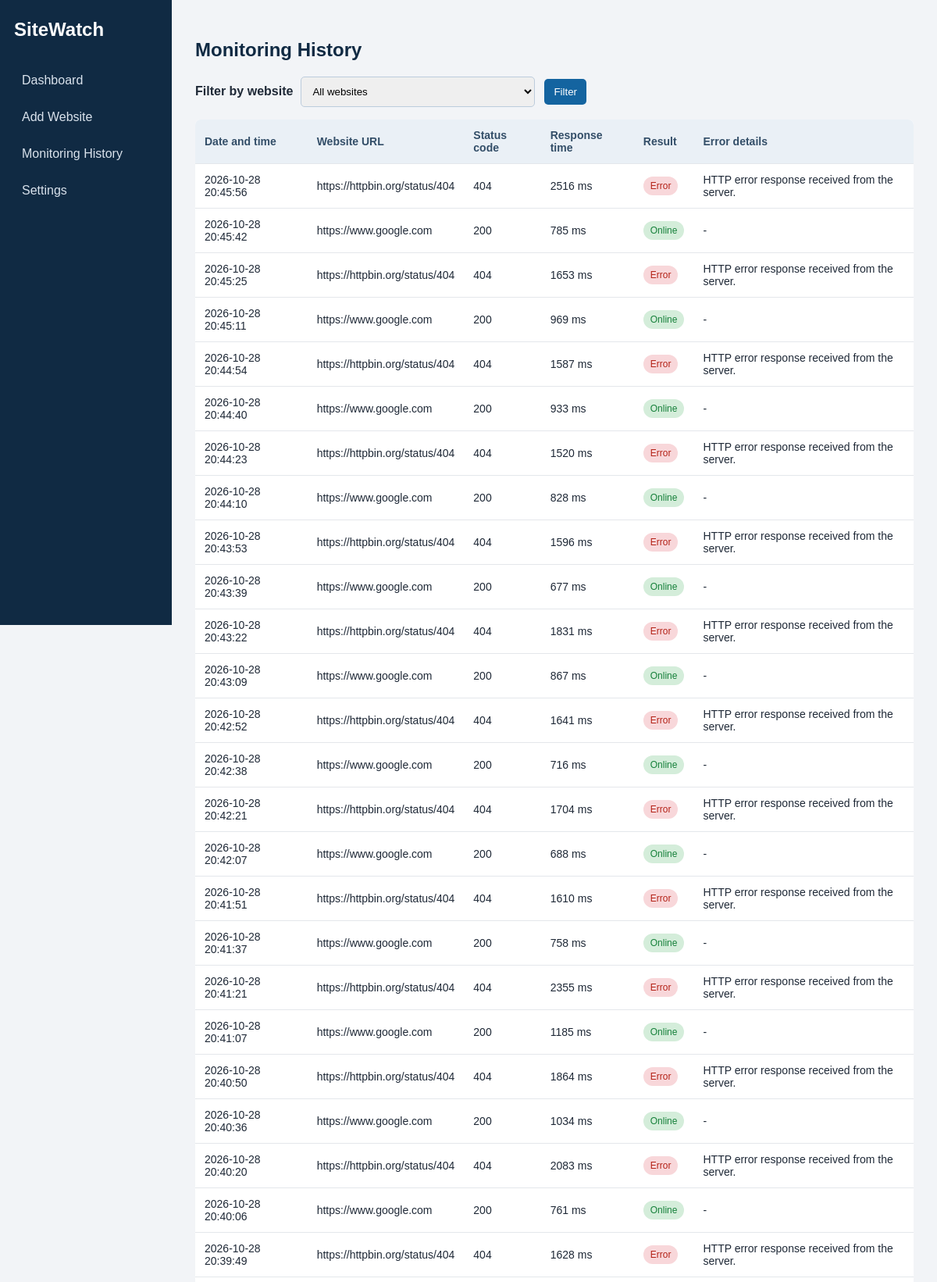
The app's page /history (upper part) with its own data.
### tables this page shows
CREATE TABLE MonitoringHistory (
            id INTEGER PRIMARY KEY AUTOINCREMENT,
            website_id INTEGER NOT NULL,
            status_code INTEGER,
            response_time INTEGER NOT NULL,
            result TEXT NOT NULL,
            checked_at TEXT NOT NULL,
            error_message TEXT,
            FOREIGN KEY (website_id) REFERENCES Websites(id) ON DELETE CASCADE
        );

CREATE TABLE Websites (
            id INTEGER PRIMARY KEY AUTOINCREMENT,
            url TEXT UNIQUE NOT NULL,
            interval_seconds INTEGER NOT NULL,
            created_at TEXT NOT NULL
        );

### app.py (the view)
@app.route("/history")
def history():
    website_id = request.args.get("website_id", "")
    connection = get_db()
    websites = connection.execute("SELECT id, url FROM Websites ORDER BY url").fetchall()
    if website_id:
        records = connection.execute("""
            SELECT h.*, w.url FROM MonitoringHistory h
            JOIN Websites w ON w.id = h.website_id
            WHERE h.website_id = ? ORDER BY h.checked_at DESC, h.id DESC
        """, (website_id,)).fetchall()
    else:
        records = connection.execute("""
            SELECT h.*, w.url FROM MonitoringHistory h
            JOIN Websites w ON w.id = h.website_id
            ORDER BY h.checked_at DESC, h.id DESC
        """).fetchall()
    connection.close()
    return render_template("history.html", records=records, websites=websites, selected=website_id)

### app.py (called while the page is built)
def get_db():
    connection = sqlite3.connect(DB_NAME)
    connection.row_factory = sqlite3.Row
    connection.execute("PRAGMA foreign_keys = ON")
    return connection

### templates/history.html (shortened to what this page needs)
{% extends "base.html" %}
{% block content %}
<h2>Monitoring History</h2>
<form class="filter-form" method="get">
    <label for="website_id">Filter by website</label>
    <select id="website_id" name="website_id">
        <option value="">All websites</option>
    </select>
    <button class="button" type="submit">Filter</button>
</form>
{% if records %}
<div class="table-wrap">
<table>
    <thead><tr><th>Date and time</th><th>Website URL</th><th>Status code</th><th>Response time</th><th>Result</th><th>Error details</th></tr></thead>
    <tbody>
    {% for row in records %}
    <tr>
        <td>{{ row.checked_at }}</td><td>{{ row.url }}</td>
        <td>{{ row.status_code if row.status_code is not none else '-' }}</td>
        <td>{{ row.response_time }} ms</td>
        <td><span class="badge {{ 'online' if row.result == 'Online' else 'failed' }}">{{ row.result }}</span></td>
        <td>{{ row.error_message if row.error_message else '-' }}</td>
    </tr>
    {% endfor %}
    </tbody>
</table>
</div>
{% else %}
<p class="empty">No monitoring history is available.</p>
{% endif %}
{% endblock %}

### static/style.css (style rules this page uses)
* { box-sizing: border-box; }
body { margin: 0; font-family: Arial, Helvetica, sans-serif; background: #f2f4f7; color: #1f2937; }
h2, h3 { color: #102a43; }
.table-wrap { overflow-x: auto; background: white; border-radius: 7px; }
table { width: 100%; border-collapse: collapse; }
th { background: #eaf0f6; text-align: left; color: #334e68; }
th, td { padding: 12px; border-bottom: 1px solid #e4e7eb; font-size: 14px; }
.badge { display: inline-block; padding: 5px 9px; border-radius: 12px; font-size: 12px; background: #d9e2ec; color: #334e68; }
.badge.online { background: #d4edda; color: #16803a; }
.badge.failed { background: #f8d7da; color: #b42318; }
.button { border: 0; border-radius: 5px; background: #1464a0; color: white; padding: 9px 12px; cursor: pointer; text-decoration: none; margin: 2px; }
label { display: block; margin: 12px 0 6px; font-weight: bold; }
input, select { width: 100%; max-width: 500px; padding: 10px; border: 1px solid #bcccdc; border-radius: 5px; margin-bottom: 12px; }
.filter-form { display: flex; align-items: center; gap: 10px; margin-bottom: 16px; }
.filter-form label { margin: 0; }
.filter-form select { width: 300px; margin: 0; }

### records on screen
MonitoringHistory: checked_at "2026-10-28 20:45:56", url "https://httpbin.org/status/404", status_code "404", response_time "2516", result "Error", error_message "HTTP error response received from the server."
MonitoringHistory: checked_at "2026-10-28 20:45:42", url "https://www.google.com", status_code "200", response_time "785", result "Online", error_message "-"
MonitoringHistory: checked_at "2026-10-28 20:45:25", url "https://httpbin.org/status/404", status_code "404", response_time "1653", result "Error", error_message "HTTP error response received from the server."
MonitoringHistory: checked_at "2026-10-28 20:45:11", url "https://www.google.com", status_code "200", response_time "969", result "Online", error_message "-"
MonitoringHistory: checked_at "2026-10-28 20:44:54", url "https://httpbin.org/status/404", status_code "404", response_time "1587", result "Error", error_message "HTTP error response received from the server."
MonitoringHistory: checked_at "2026-10-28 20:44:40", url "https://www.google.com", status_code "200", response_time "933", result "Online", error_message "-"
MonitoringHistory: checked_at "2026-10-28 20:44:23", url "https://httpbin.org/status/404", status_code "404", response_time "1520", result "Error", error_message "HTTP error response received from the server."
MonitoringHistory: checked_at "2026-10-28 20:44:10", url "https://www.google.com", status_code "200", response_time "828", result "Online", error_message "-"
MonitoringHistory: checked_at "2026-10-28 20:43:53", url "https://httpbin.org/status/404", status_code "404", response_time "1596", result "Error", error_message "HTTP error response received from the server."
MonitoringHistory: checked_at "2026-10-28 20:43:39", url "https://www.google.com", status_code "200", response_time "677", result "Online", error_message "-"
MonitoringHistory: checked_at "2026-10-28 20:43:22", url "https://httpbin.org/status/404", status_code "404", response_time "1831", result "Error", error_message "HTTP error response received from the server."
MonitoringHistory: checked_at "2026-10-28 20:43:09", url "https://www.google.com", status_code "200", response_time "867", result "Online", error_message "-"
MonitoringHistory: checked_at "2026-10-28 20:42:52", url "https://httpbin.org/status/404", status_code "404", response_time "1641", result "Error", error_message "HTTP error response received from the server."
MonitoringHistory: checked_at "2026-10-28 20:42:38", url "https://www.google.com", status_code "200", response_time "716", result "Online", error_message "-"
MonitoringHistory: checked_at "2026-10-28 20:42:21", url "https://httpbin.org/status/404", status_code "404", response_time "1704", result "Error", error_message "HTTP error response received from the server."
MonitoringHistory: checked_at "2026-10-28 20:42:07", url "https://www.google.com", status_code "200", response_time "688", result "Online", error_message "-"
MonitoringHistory: checked_at "2026-10-28 20:41:51", url "https://httpbin.org/status/404", status_code "404", response_time "1610", result "Error", error_message "HTTP error response received from the server."
MonitoringHistory: checked_at "2026-10-28 20:41:37", url "https://www.google.com", status_code "200", response_time "758", result "Online", error_message "-"
MonitoringHistory: checked_at "2026-10-28 20:41:21", url "https://httpbin.org/status/404", status_code "404", response_time "2355", result "Error", error_message "HTTP error response received from the server."
MonitoringHistory: checked_at "2026-10-28 20:41:07", url "https://www.google.com", status_code "200", response_time "1185", result "Online", error_message "-"
MonitoringHistory: checked_at "2026-10-28 20:40:50", url "https://httpbin.org/status/404", status_code "404", response_time "1864", result "Error", error_message "HTTP error response received from the server."
MonitoringHistory: checked_at "2026-10-28 20:40:36", url "https://www.google.com", status_code "200", response_time "1034", result "Online", error_message "-"
MonitoringHistory: checked_at "2026-10-28 20:40:20", url "https://httpbin.org/status/404", status_code "404", response_time "2083", result "Error", error_message "HTTP error response received from the server."
MonitoringHistory: checked_at "2026-10-28 20:40:06", url "https://www.google.com", status_code "200", response_time "761", result "Online", error_message "-"
MonitoringHistory: checked_at "2026-10-28 20:39:49", url "https://httpbin.org/status/404", status_code "404", response_time "1628", result "Error", error_message "HTTP error response received from the server."
